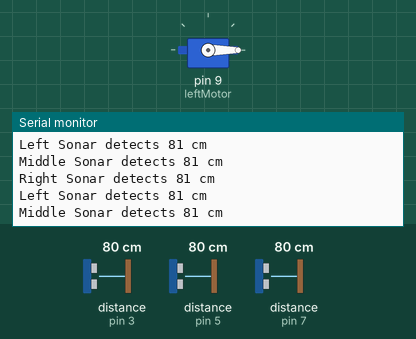
The sketch below on a simulated Arduino Uno, built with avr-gcc and run on an emulated ATmega328P. Parts: servo, the last lines printed to the serial monitor. The test bench sets the inputs (shaded band); at power-on: distance to the obstacle (sensors on pin 3, pin 5, pin 7) 80 cm. The echo pulse lasts 58.3 µs per cm.

Above: at 1.5 s.
1.6 s: distance to the obstacle (sensor on pin 3) set to 2 cm
At 2.4 s:
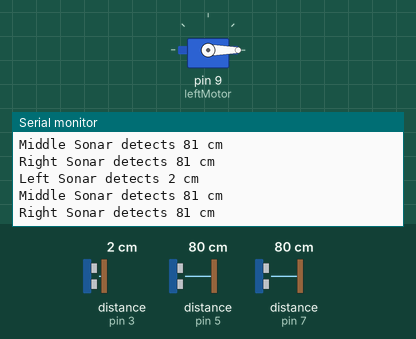
4.6 s: distance to the obstacle (sensor on pin 5) set to 2 cm
At 5.3 s:
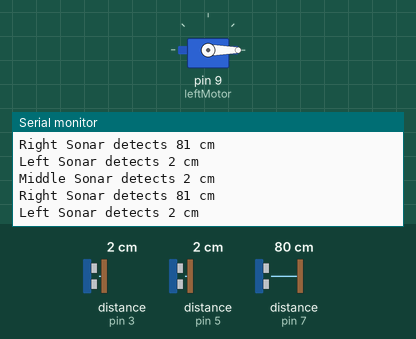
7.6 s: distance to the obstacle (sensor on pin 7) set to 2 cm
At 8.4 s:
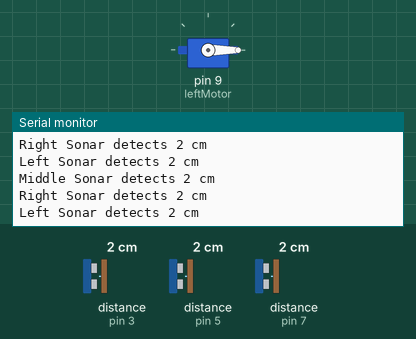
10.6 s: distance to the obstacle (sensor on pin 3) set to 18 cm
At 11.2 s:
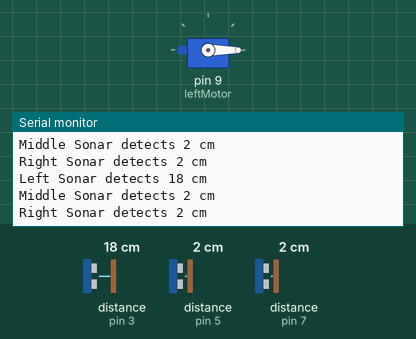
Timing chart, 0 to 13.6 s (numbered marks = the images above; inputs shaded):
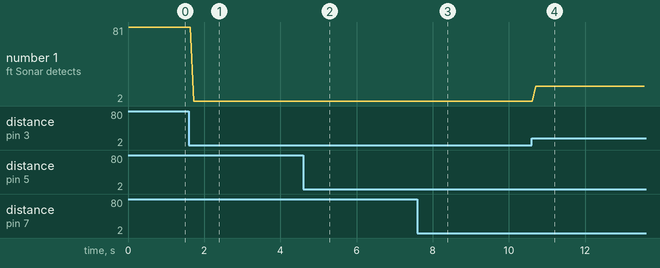

The sketch:

motors_sonars_concurrency.ino
```cpp
#include <NewPing.h>
#include <Servo.h>

#define LEFT_PIN 9
#define LEFT_MIDDLE_POSITION 180
#define LEFT_STRETCHED_POSITION 0
#define LEFT_REST_POSITION 270

#define trigPinLeft 2
#define echoPinLeft 3
#define trigPinMiddle 4
#define echoPinMiddle 5
#define trigPinRight 6
#define echoPinRight 7
#define maxDistance 300

long distanceLeft,distanceMiddle,distanceRight;
NewPing sonarLeft(trigPinLeft, echoPinLeft, maxDistance);
NewPing sonarMiddle(trigPinMiddle, echoPinMiddle, maxDistance);
NewPing sonarRight(trigPinRight, echoPinRight, maxDistance);
Servo leftMotor;
int stop = 0;

void setup() {
  Serial.begin(9600);
  distanceLeft = 0;
  distanceMiddle = 0;
  distanceRight = 0;
  leftMotor.attach(9);
  leftMotor.write(LEFT_MIDDLE_POSITION);
}

void loop() {

  cin_cin_dance();

}

void cin_cin_dance() {

  if(!stop){
    leftMotor.write(LEFT_STRETCHED_POSITION);
    getDistance();
    if(distanceLeft != 0 || distanceMiddle != 0 || distanceRight != 0)
      stop = 1;
    delay(700);
  }
  else{
    getDistance();
    if(distanceLeft == 0 && distanceMiddle == 0 && distanceRight == 0)
      stop = 0;
  }

  if(!stop){
    leftMotor.write(LEFT_REST_POSITION);
    getDistance();
    if(distanceLeft != 0 || distanceMiddle != 0 || distanceRight != 0)
      stop = 1;
    delay(700);
  }
  else{
    getDistance();
    if(distanceLeft == 0 && distanceMiddle == 0 && distanceRight == 0)
      stop = 0;
  }
}

void getDistance()
{
  distanceLeft = sonarLeft.ping_cm();
  distanceMiddle = sonarMiddle.ping_cm();
  distanceRight = sonarRight.ping_cm();
  Serial.print("Left Sonar detects ");
  Serial.print(distanceLeft);
  Serial.println(" cm");
  Serial.print("Middle Sonar detects ");
  Serial.print(distanceMiddle);
  Serial.println(" cm");
  Serial.print("Right Sonar detects ");
  Serial.print(distanceRight);
  Serial.println(" cm");
  Serial.println("");
  Serial.println("");
}
```

Measured:
- after the input at 1.6 s, the serial monitor: prints a new line after 0.13 s (image 1)
- after the input at 4.6 s, the serial monitor: prints a new line after 0.12 s (image 2)
- after the input at 7.6 s, the serial monitor: prints a new line after 0.17 s (image 3)
- after the input at 10.6 s, the serial monitor: prints a new line after 0.10 s (image 4)
- plotted number 1: 81 → 2 after the input at 1.6 s, 2 → 18 after the input at 10.6 s
